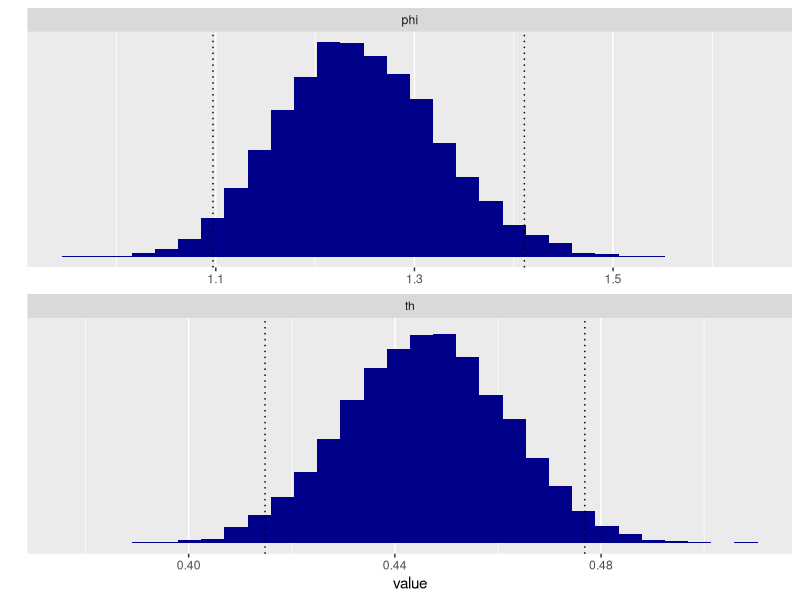

Recreate this plot in R.
# Bayesian data analysis
# Aki Vehtari <Aki.Vehtari@aalto.fi>
# Markus Paasiniemi <Markus.Paasiniemi@aalto.fi>

# ggplot2 is used for plotting
if(!require(ggplot2)) install.packages("ggplot2")
require(ggplot2)
# tidyr is for manipulating the data frames
if(!require(tidyr)) install.packages("tidyr")
require(tidyr)

# Simulate samples from Beta(438,544), draw a histogram with
# quantiles, and do the same for a transformed variable.

# Sample from posterior Beta(438,544)
# Get all samples at once and store them in vector 'th'
a <-438
b <- 544
th <- rbeta(10000,a,b)

x <- seq(0.375,0.525,0.001)

# animation of 200 draws MISSING

# compute 2.5% and 97.5% quantile approximation using samples
thq <- quantile(th,c(0.025,0.975))

# phi = (1-theta)/theta
phi <- (1-th)/th

# 2.5% and 97.5% quantile approximation for phi
phiq <- quantile(phi,c(0.025,0.975))

# merge quantiles into one data frame for plotting
q=gather(data.frame(phi=phiq,th=thq))

# merge the data into one data frame for plotting
dd <- data.frame(phi=phi,th=th)

# Histogram plots with 30 bins for theta and phi
gather(dd) %>%
  ggplot(aes(x=value)) + geom_histogram(bins = 30,fill="darkblue") +
  facet_wrap(~key,ncol=1,scales="free_x")  + ylab("") +
  geom_vline(aes(xintercept = value),data=q,linetype="dotted") +
  scale_y_continuous(breaks=NULL)
